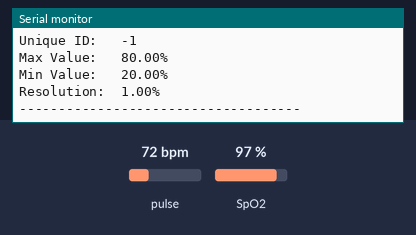
The sketch below on a simulated Arduino Uno, built with avr-gcc and run on an emulated ATmega328P. On the bench: the last lines printed to the serial monitor. The inputs (shaded band) are chosen by the test bench; at power-on: pulse 72 bpm, SpO2 97 %.

Above: at 1.2 s.
1.3 s: pulse set to 42 bpm
At 4.1 s:
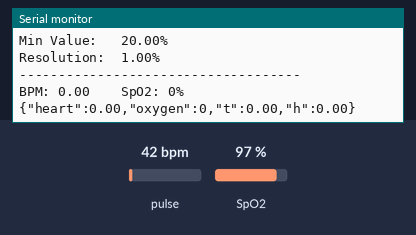
4.5 s: SpO2 set to 80 %
6.0 s: pulse set to 70 bpm
At 6.5 s:
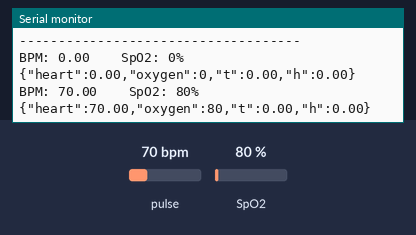

Measured:
- after the input at 1.3 s, the serial monitor: prints a new line after 1.7 s (image 1)
- after the input at 6.0 s, the serial monitor: prints a new line at once (image 2)

The sketch:

heart_beat.ino
```cpp
#include <Wire.h>
#include <SoftwareSerial.h>
#include "MAX30100_PulseOximeter.h"
#define REPORTING_PERIOD_MS     3000
#include <Adafruit_Sensor.h>
#include <DHT.h>
#include <DHT_U.h>

#define DHTPIN 4     // Digital pin connected to the DHT sensor
// Feather HUZZAH ESP8266 note: use pins 3, 4, 5, 12, 13 or 14 --
// Pin 15 can work but DHT must be disconnected during program upload.

// Uncomment the type of sensor in use:
#define DHTTYPE    DHT11     // DHT 11
//#define DHTTYPE    DHT22     // DHT 22 (AM2302)
//#define DHTTYPE    DHT21     // DHT 21 (AM2301)

// See guide for details on sensor wiring and usage:
//   https://learn.adafruit.com/dht/overview

DHT_Unified dht(DHTPIN, DHTTYPE);

uint32_t delayMS;
PulseOximeter pox;
uint32_t tsLastReport = 0;
void onBeatDetected()
{
  ;
}
SoftwareSerial esp(2, 3);
unsigned int last_m=0;
float tempC = 0;
float tempF = 0;
double b_temp = 0;
double humidity = 0;
void setup()
{
  Serial.begin(115200);
  esp.begin(9600);
  Serial.print("Initializing pulse oximeter..");
  // Initialize the PulseOximeter instance
  // Failures are generally due to an improper I2C wiring, missing power supply
  // or wrong target chip
  if (!pox.begin()) {
    Serial.println("FAILED");
    for (;;);
  } else {
    Serial.println("SUCCESS");
    digitalWrite(1, HIGH);
  }
  pox.setIRLedCurrent(MAX30100_LED_CURR_24MA);

  // Register a callback for the beat detection
  pox.setOnBeatDetectedCallback(onBeatDetected);


  // Initialize device.
  dht.begin();
  Serial.println(F("DHTxx Unified Sensor Example"));
  // Print temperature sensor details.
  sensor_t sensor;
  dht.temperature().getSensor(&sensor);
  Serial.println(F("------------------------------------"));
  Serial.println(F("Temperature Sensor"));
  Serial.print  (F("Sensor Type: ")); Serial.println(sensor.name);
  Serial.print  (F("Driver Ver:  ")); Serial.println(sensor.version);
  Serial.print  (F("Unique ID:   ")); Serial.println(sensor.sensor_id);
  Serial.print  (F("Max Value:   ")); Serial.print(sensor.max_value); Serial.println(F("°C"));
  Serial.print  (F("Min Value:   ")); Serial.print(sensor.min_value); Serial.println(F("°C"));
  Serial.print  (F("Resolution:  ")); Serial.print(sensor.resolution); Serial.println(F("°C"));
  Serial.println(F("------------------------------------"));
  // Print humidity sensor details.
  dht.humidity().getSensor(&sensor);
  Serial.println(F("Humidity Sensor"));
  Serial.print  (F("Sensor Type: ")); Serial.println(sensor.name);
  Serial.print  (F("Driver Ver:  ")); Serial.println(sensor.version);
  Serial.print  (F("Unique ID:   ")); Serial.println(sensor.sensor_id);
  Serial.print  (F("Max Value:   ")); Serial.print(sensor.max_value); Serial.println(F("%"));
  Serial.print  (F("Min Value:   ")); Serial.print(sensor.min_value); Serial.println(F("%"));
  Serial.print  (F("Resolution:  ")); Serial.print(sensor.resolution); Serial.println(F("%"));
  Serial.println(F("------------------------------------"));
  // Set delay between sensor readings based on sensor details.
  delayMS = sensor.min_delay / 1000;
}

void loop()
{
  pox.update();
  Ht();
  if (millis() - tsLastReport > REPORTING_PERIOD_MS) {
    // to android cell phone application
    Serial.print("BPM: ");
    Serial.print(pox.getHeartRate());
    //blue.println("\n");

    Serial.print("    SpO2: ");
    Serial.print(pox.getSpO2());
    Serial.print("%");
    Serial.println("\n");

    tsLastReport = millis();
    String gets_link = "";
    gets_link += "{\"heart\":";
    gets_link += String(pox.getHeartRate()) + ",\"oxygen\":" + String(pox.getSpO2()) + ",\"t\":" + b_temp +",\"h\":"+humidity +"}";
    Serial.println(gets_link);
    esp.println(gets_link);
  }
}

void Ht() {
  // Delay between measurements.
  unsigned int current_m = millis();
  if (current_m - last_m >= delayMS) {
    sensors_event_t event;
    dht.temperature().getEvent(&event);
    if (isnan(event.temperature)) {
      Serial.println(F("Error reading temperature!"));
    }
    else {
      Serial.print(F("Temperature: "));
      Serial.print(event.temperature);
      b_temp = event.temperature;
      Serial.println(F("°C"));
    }
    // Get humidity event and print its value.
    dht.humidity().getEvent(&event);
    if (isnan(event.relative_humidity)) {
      Serial.println(F("Error reading humidity!"));
    }
    else {
      Serial.print(F("Humidity: "));
      Serial.print(event.relative_humidity);
      humidity = event.relative_humidity;
      Serial.println(F("%"));
    }
last_m=millis();
  }


}
```
